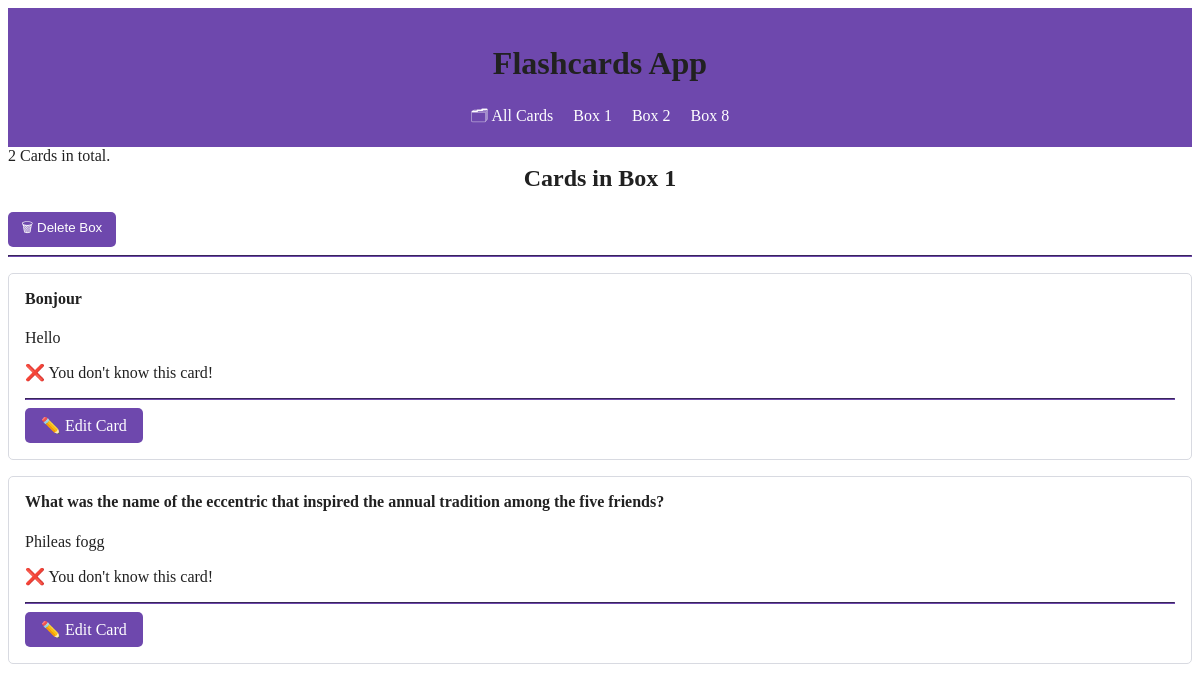
Screenshot of /box/1 with the database file from the repository.
### cards/models.py (models this page shows)
class Card(models.Model):
    question = models.CharField(max_length=100)
    answer = models.CharField(max_length=100)
    box = models.IntegerField()
    solved = models.BooleanField(default=False)

### cards/views.py (the view)
# urls.py: path("box/<int:box_num>", views.BoxView, name="box-view"),
def BoxView(request, box_num):
    all_boxes = Card.objects.values_list('box', flat=True).distinct()
    cards = Card.objects.filter(box=box_num)
    boxes = {}
    for card in cards:
        if card.box not in boxes:
            boxes[card.box] = []
        boxes[card.box].append(card)
    context = {
        "boxes": {box: [] for box in all_boxes},
        "current_box": box_num,
        "cards": cards
    }
    return render(request, "cards/box.html", context)

### cards/templates/cards/box.html (shortened to what this page needs)
{% extends "cards/base.html" %}
{% load humanize %}
{% block content %}
    {{ cards | length }} Card{{ cards | pluralize }} in total.
    <h2>Cards in Box {{ current_box }}</h2>
    <form action="{% url 'delete-box' current_box %}" method="post" style="display:inline;">
        <button type="submit" onclick="return confirm('Are you sure you want to delete all cards in this box?');">🗑 Delete Box</button>
    </form>
    <hr>
    {% for card in cards %}
        {% include "cards/card.html" with card=card %}
    {% endfor %}
{% endblock %}

### cards/templates/cards/card.html
<article>
    <h4>{{ card.question }}</h4>
    <p>{{ card.answer }}</p>
    {% if card.solved %}
        <p>✅ You know this card!</p>
    {% else %}
        <p>❌ You don't know this card!</p>
    {% endif %}
    <hr>
    <a href="{% url 'card-update' card.id %}" role="button">
        ✏️ Edit Card
    </a>
</article>

### cards/templates/cards/base.html (style rules this page uses)
:root { --accent: #6e48ad; --accent-bg: white; --bg: #fff; --text: #212121; --text-light: #585858; --border: #d8dae1; --code: #d81b60; --preformatted: #444; }
body { background-color: var(--bg); color: var(--text); }
article { background-color: var(--accent-bg); border: 1px solid var(--border); border-radius: 5px; padding: 1em; margin: 1em 0; }
h2 { text-align: center; display: flex; justify-content: center; color: var(--text); }
h2, h4 { margin-top: 0; }
hr { background: var(--accent); border-color: var(--accent); }
button, a[role="button"] { background-color: var(--accent); color: var(--accent-bg); padding: 0.5em 1em; border: none; border-radius: 5px; text-decoration: none; display: inline-block; }

### rows the page displays
Card: question "Bonjour", answer "Hello", solved "❌ You don't know this card!"
Card: question "What was the name of the eccentric that inspired the annual tradition among the five friends?", answer "Phileas fogg", solved "❌ You don't know this card!"

### other values shown
{{ box }} "1" "2" "8"
{{ cards | length }} "2"
{{ cards | pluralize }} "s"
{{ current_box }} "1"
